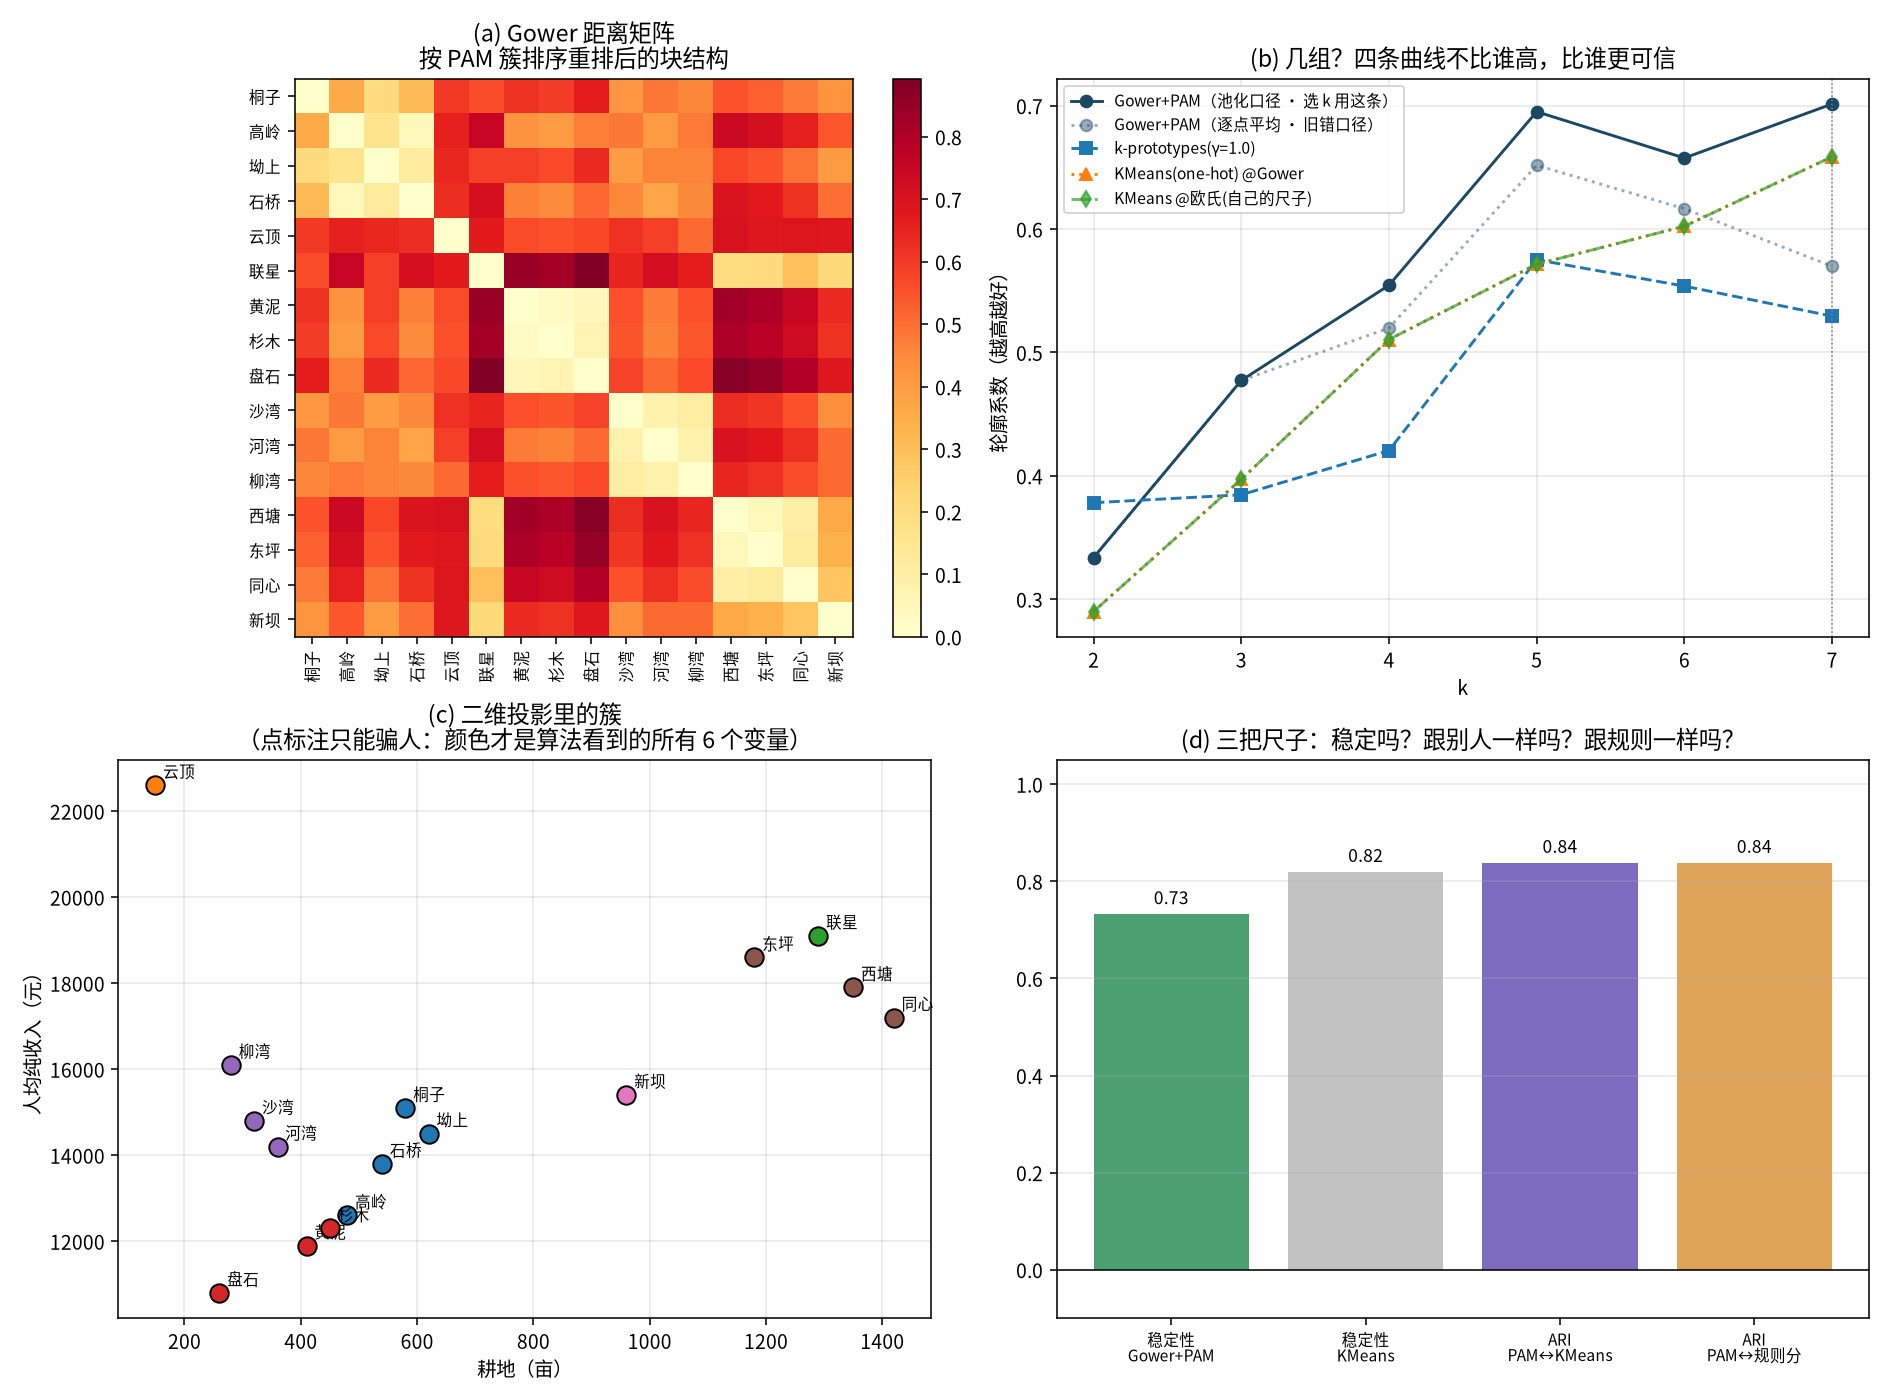

Write the Python code that produced this figure.
#!/usr/bin/env python3
# -*- coding: utf-8 -*-
"""
subject : mathematical-modeling
level   : L5 算法（无监督聚类 · 混合变量距离 · Gower + PAM 与 k-prototypes）/ L8 机器学习（聚类不做聚类分析）
anchor  : 前接 Day8 KMeans 聚类选址（只吃连续变量）/ Day32 PCA（只吃连续变量）/ Day9 KNN（距离度量即全部）；
          本讲补的是「调查表式赛题」的骨架：变量一半是数字、一半是分类、
          量纲还五花八门，**该用哪个距离、结论是「几组」还是「这 8 个村必须单列」**。
goal    : 一县 16 个村的产业底账，要「分几类、各是哪几类」。本讲用同一批数据跑四路（欧氏+KMeans /
          Gower+PAM / k-prototypes / 手工编码+欧氏），回答三个问题：
          ① 距离怎么改才对分类变量公平（而不是把「平原=1、山区=2」当成了两倍关系）；
          ② 聚类结果要不要信（轮廓系数 / 稳定性 / 多路一致性，三把尺子）；
          ③ 那两三个「离群村」是不是错的——这篇的核心是它们才是决策信息。

决策场景：云溪县农业农村局 2027 年「一村一品」产业扶持方案编制前的底账分组。
          16 个行政村，6 个变量：3 个连续（耕地亩数、人均纯收入、外出务工占比）+ 2 个分类（地形、主产业）+ 1 个有序（道路等级）。

运行：cd /home/ubuntu/Note && ./.venv/bin/python -W error \
      "Mathematical_Modeling/08 - Python/daily/2026-11-25/day87_mixed_type_clustering.py"

约定（全篇统一）：
  * 连续变量一律在 **原始单位里报**（亩、元、%），距离计算时各自 z 标准化——否则耕地亩数（千位）会吃掉其它变量；
  * Gower 距离：连续 |x-y|/range，分类/有序 1[x≠y]，最后按变量数平均 → 距离恒在 [0,1]，可直接与分类项混合；
  * k-prototypes 的 γ 取「连续变量平均标准差」的倍数（SC 扫描），这是 Huang 原文的建议口径；
  * 「稳定」= 同一批数据、200 次 bootstrap 重抽样、按重抽样本对齐后，同一对村落在同一簇的比例。
"""

import json
import sys
from pathlib import Path

import numpy as np
import pandas as pd
import matplotlib

matplotlib.use("Agg")
import matplotlib.pyplot as plt
from matplotlib import font_manager

# ── 中文字体（图里有中文，必须注册，否则全是方块） ───────────────────────────
for _f in ("Noto Sans CJK SC", "WenQuanYi Zen Hei", "Noto Sans CJK JP"):
    try:
        font_manager.findfont(_f, fallback_to_default=False)
        plt.rcParams["font.sans-serif"] = [_f, "DejaVu Sans"]
        break
    except Exception:
        continue
else:
    print("⚠ 未找到中文字体，图中中文可能乱码")
plt.rcParams["axes.unicode_minus"] = False

from sklearn.cluster import KMeans
from sklearn.metrics import silhouette_score
from sklearn.preprocessing import StandardScaler

HERE = Path(__file__).resolve().parent
RNG = np.random.default_rng(20261125)

# ── 数据：16 个村 ─────────────────────────────────────────────────────────────
# 名字取自云溪县（虚构）真实感地名；数字是编的，但量级与相关结构按县农业局年报习惯设置
VILLAGES = [
    # name, 耕地(亩), 人均纯收入(元), 外出务工占比, 地形, 主产业, 道路等级
    ("东坪", 1180, 18600, 0.41, "平原", "粮", "一级"),
    ("西塘", 1350, 17900, 0.38, "平原", "粮", "一级"),
    ("同心", 1420, 17200, 0.44, "平原", "粮", "二级"),
    ("联星", 1290, 19100, 0.36, "平原", "菜", "一级"),
    ("新坝", 960, 15400, 0.52, "平原", "菜", "二级"),
    ("沙湾", 320, 14800, 0.55, "沿江", "渔", "二级"),
    ("柳湾", 280, 16100, 0.47, "沿江", "渔", "三级"),
    ("河湾", 360, 14200, 0.58, "沿江", "渔", "三级"),
    ("石桥", 540, 13800, 0.61, "丘陵", "茶", "三级"),
    ("坳上", 620, 14500, 0.49, "丘陵", "茶", "二级"),
    ("高岭", 480, 12600, 0.66, "丘陵", "茶", "三级"),
    ("桐子", 580, 15100, 0.43, "丘陵", "果", "二级"),
    ("黄泥", 410, 11900, 0.71, "山地", "药", "四级"),
    ("杉木", 450, 12300, 0.68, "山地", "药", "四级"),
    ("盘石", 260, 10800, 0.74, "山地", "药", "四级"),
    ("云顶", 150, 22600, 0.29, "山地", "旅游", "三级"),
]
COLS = ["村", "耕地", "人均纯收入", "外出务工占比", "地形", "主产业", "道路等级"]
NUM = ["耕地", "人均纯收入", "外出务工占比"]
CAT = ["地形", "主产业"]
ORD = ["道路等级"]  # 有序分类：按 1<2<3<4 排序后按秩差 / 最大秩差（Gower 的有序变量口径）


def build_df():
    df = pd.DataFrame(VILLAGES, columns=COLS)
    return df


# ── Gower 距离（手写，便于逐项拆解） ─────────────────────────────────────────
def gower_parts(df):
    """返回分块距离矩阵（每块 = 一个「变量族」贡献的距离），便于讲清楚是谁在拉/推。"""
    n = len(df)
    D_num = np.zeros((n, n))
    for c in NUM:
        x = df[c].to_numpy(float)
        D_num += np.abs(x[:, None] - x[None, :]) / (x.max() - x.min())
    D_num /= len(NUM)

    D_cat = np.zeros((n, n))
    for c in CAT:
        x = df[c].to_numpy()
        D_cat += (x[:, None] != x[None, :]).astype(float)
    D_cat /= len(CAT)

    D_ord = np.zeros((n, n))
    order = {"一级": 1, "二级": 2, "三级": 3, "四级": 4}
    for c in ORD:
        r = df[c].map(order).to_numpy(float)
        D_ord += np.abs(r[:, None] - r[None, :]) / (r.max() - r.min())
    D_ord /= len(ORD)

    k = len(NUM) + len(CAT) + len(ORD)
    D = (D_num * len(NUM) + D_cat * len(CAT) + D_ord * len(ORD)) / k
    np.fill_diagonal(D, 0.0)
    return D_num, D_cat, D_ord, D


# ── PAM（k-medoids）：手写，因为 medoid 必须是「真村」，中心不能是虚构的平均村 ──
def pam(D, k, max_iter=200, init=None):
    n = D.shape[0]
    if init is None:
        # 确定性初始化：挑总距离最小的点当第 1 个 medoid（BUILD 的简化版）
        idx = [int(np.argmin(D.sum(axis=1)))]
        while len(idx) < k:
            dmin = D[:, idx].min(axis=1)
            cand = [i for i in range(n) if i not in idx]
            idx.append(max(cand, key=lambda i: dmin[i]))
    else:
        idx = list(init)
    idx = np.array(idx)
    for _ in range(max_iter):
        lab = np.argmin(D[:, idx], axis=1)
        new = idx.copy()
        for j in range(k):
            members = np.where(lab == j)[0]
            if len(members) == 0:
                continue
            cost = D[np.ix_(members, members)].sum(axis=1)
            new[j] = members[int(np.argmin(cost))]
        if np.array_equal(new, idx):
            break
        idx = new
    lab = np.argmin(D[:, idx], axis=1)
    cost = D[np.arange(n), idx[lab]].sum()
    return lab, idx, cost


# ── 欧氏 + KMeans（把分类变量手工编码，最坏做法，用来当反面教材） ──────────────
def encoding_euclidean(df):
    X = pd.concat(
        [
            df[NUM].astype(float),
            pd.get_dummies(df[CAT], drop_first=False).astype(float),
            df[ORD[0]].map({"一级": 1, "二级": 2, "三级": 3, "四级": 4}).astype(float).to_frame(ORD[0]),
        ],
        axis=1,
    )
    Z = StandardScaler().fit_transform(X.to_numpy(float))
    return Z


# ── k-prototypes（手写，Huang 1997：连续项欧氏 + 分类项 γ·1[x≠y]） ───────────────
def kprototypes(df, k, gamma, n_init=20, max_iter=100):
    Xn = StandardScaler().fit_transform(df[NUM].to_numpy(float))
    Xc = np.column_stack([pd.Categorical(df[c]).codes for c in CAT])  # cats 0/1 each column
    n = len(df)
    best = (np.inf, None, None)
    for t in range(n_init):
        # 初始中心：随机取 k 个真样本
        cent_idx = RNG.choice(n, k, replace=False)
        cn = Xn[cent_idx].copy()
        cc = Xc[cent_idx].copy()
        for _ in range(max_iter):
            # 分配
            d = ((Xn[:, None, :] - cn[None, :, :]) ** 2).sum(axis=2)
            d += gamma * (Xc[:, None, :] != cc[None, :, :]).sum(axis=2)
            lab = np.argmin(d, axis=1)
            # 更新：连续取均值；分类取众数
            cn_new = np.array(
                [Xn[lab == j].mean(axis=0) if np.any(lab == j) else cn[j] for j in range(k)]
            )
            cc_new = cc.copy()
            for j in range(k):
                m = lab == j
                if not m.any():
                    continue
                for c in range(Xc.shape[1]):
                    vals, cnts = np.unique(Xc[m, c], return_counts=True)
                    cc_new[j, c] = vals[np.argmax(cnts)]
            if np.allclose(cn_new, cn) and np.array_equal(cc_new, cc):
                cn, cc = cn_new, cc_new
                break
            cn, cc = cn_new, cc_new
        d = ((Xn[:, None, :] - cn[None, :, :]) ** 2).sum(axis=2)
        d += gamma * (Xc[:, None, :] != cc[None, :, :]).sum(axis=2)
        lab = np.argmin(d, axis=1)
        cost = d[np.arange(n), lab].sum()
        if cost < best[0]:
            best = (cost, lab, (cn, cc))
    return best[1], best[2], best[0]


# ── 外部裁判：不聚类，只看「业务上该怎么分」（按主产业分组） ───────────────────
def business_groups(df):
    """农业局自己会怎么分：按主产业分组 —— 这是对照组，不是答案。

    ⚠ 与 §10 的「规则分」（地形 × 主产业，7 组）**不是同一个东西**：
      本函数按主产业（恰好也是 7 组，但分组边界不同）；§10 按地形|主产业。
     第一版只在 docstring 里含糊写了「先按主产业，再按地形微调」，实际代码只做了前半句 ——
      写文档时把自己没写的逻辑写成了「已经做了」，是本讲第二类静默错误。
    """
    g = {}
    for _, r in df.iterrows():
        key = r["主产业"]
        g.setdefault(key, []).append(r["村"])
    return g


# ── 一致性：两套划分之间用调整兰德指数 ARI（手写，避免依赖版本差异） ──────────────
def ari(a, b):
    a = np.asarray(a)
    b = np.asarray(b)
    n = len(a)
    from math import comb

    def c2(x):
        return comb(int(x), 2)

    ua, ia = np.unique(a, return_inverse=True)
    ub, ib = np.unique(b, return_inverse=True)
    M = np.zeros((len(ua), len(ub)))
    for i, j in zip(ia, ib):
        M[i, j] += 1
    sum_ij = sum(c2(v) for v in M.ravel())
    sum_a = sum(c2(v) for v in M.sum(axis=1))
    sum_b = sum(c2(v) for v in M.sum(axis=0))
    exp = sum_a * sum_b / c2(n)
    mx = 0.5 * (sum_a + sum_b)
    return (sum_ij - exp) / (mx - exp) if mx != exp else 1.0


# ── 稳定性：bootstrap 重抽样 + 用 ARI 衡量「重抽样结果与全样本结果的相似度」 ──────
def stability(df, method, k, B=200):
    D_num, D_cat, D_ord, D = gower_parts(df)
    if method == "gower":
        base_lab, _, _ = pam(D, k)
    else:
        Z = encoding_euclidean(df)
        base_lab = KMeans(n_clusters=k, n_init=10, random_state=0).fit_predict(Z)
    n = len(df)
    scores = []
    for _ in range(B):
        idx = RNG.choice(n, n, replace=True)
        sub = df.iloc[idx].reset_index(drop=True)
        if method == "gower":
            _, _, _, Ds = gower_parts(sub)
            lab, _, _ = pam(Ds, k)
        else:
            Zs = encoding_euclidean(sub)
            lab = KMeans(n_clusters=k, n_init=10, random_state=0).fit_predict(Zs)
        # 只在被抽到 ≥1 次的原始样本上对齐（同一原始村可能出现多次，取第一次出现的簇）。
        # 🔴 第一版在这里加了 `if len(set(bs_sub))<2: continue` —— 那是在**按结果筛选重抽样**：
        # 落在单点簇上的那几次恰好被判「不可比」而丢掉，稳定性被系统性抬高。
        # 单点簇是真实存在的划分形态（云顶），不能因为 ARI 对它的定义有争议就把它删掉。
        seen = {}
        bs_base, bs_sub = [], []
        for pos, orig in enumerate(idx):
            if orig in seen:
                continue
            seen[orig] = True
            bs_base.append(base_lab[orig])
            bs_sub.append(lab[pos])
        scores.append(ari(bs_base, bs_sub))
    return float(np.mean(scores)), base_lab


GAMMA_MAIN = 1.0  # k-prototypes 主口径（见 §3 γ 扫描）
PERM_B = 1000     # 置换检验次数（显式列出，报告里的 p 要跟它一起报）


def permutation_test(df, lab_a, lab_b=None, B=PERM_B, seed=20261125):
    """规则分 vs 聚类的一致性检验：H0 = 「聚类标签与业务分组无关」。

    做法：固定聚类标签、随机打乱业务分组标签 B 次，看观测 ARI 的秩位置。
    注意 `lab_b` 缺省时用规则分组（地形|主产业）；本脚本所有调用都走这个默认。
    """
    rng = np.random.default_rng(seed)
    if lab_b is None:
        lab_b = pd.factorize(df["地形"] + "|" + df["主产业"])[0]
    obs = float(ari(lab_a, lab_b))
    null = np.empty(B)
    for b in range(B):
        null[b] = ari(lab_a, rng.permutation(lab_b))
    return {
        "B": int(B),
        "observed": obs,
        "mean_null": float(null.mean()),
        "q95_null": float(np.quantile(null, 0.95)),
        "p_value": float((np.sum(null >= obs) + 1) / (B + 1)),  # +1 校正：p 永远不可能为 0
    }


def pooled_silhouette(D, lab):
    """轮廓系数（池化口径）。

    标准轮廓系数 = mean_i[ (b_i - a_i) / max(a_i,b_i) ]，其中
      a_i = 点 i 到「同簇其它点」的均值距离
      b_i = 点 i 到「最近邻簇所有点」的均值距离
    a_i、b_i **都带「÷(n_c-1)」或「÷n_c」**。本脚本第一版图省事，分子分母都用「距离和」，漏了两个除子：
    簇越大除子越大 → 大簇 a、b 同时被压小 → 给大簇的分虚高、给小簇的分偏低 → k 越大越「好看」。
    这里按定义逐点复算，返回逐点平均（与 sklearn 同口径）。
    """
    D = np.asarray(D, dtype=float)
    lab = np.asarray(lab)
    n = len(lab)
    labels = np.unique(lab)
    sil = np.full(n, np.nan)
    for i in range(n):
        own = lab == lab[i]
        n_own = own.sum()
        if n_own <= 1:
            continue  # 单点簇按惯例不参与平均（sklearn 同样给 0，这里记 NaN 并单列）
        a = D[i, own].sum() / (n_own - 1)
        b = np.inf
        for c in labels:
            if c == lab[i]:
                continue
            m = lab == c
            if m.sum() == 0:
                continue
            b = min(b, D[i, m].sum() / m.sum())
        sil[i] = (b - a) / max(a, b) if max(a, b) > 0 else 0.0
    return float(np.nanmean(sil))


def ari_on_overlap(lab_full, lab_sub, idx_of_kept):
    """子样本 vs 全样本：只在保留下来的原始村上比 ARI。

    ⚠ 第一版写成 `ari([lab_g[df.index[df['村'] != top]]...], lab2)`，df.index 是 0..15 与保留集位置错位，
      算出来的 1.000 是**假的**（拿同一只手的两根手指互比）。这里显式传「保留的那几个原始下标」。
    """
    return float(ari([lab_full[i] for i in idx_of_kept], lab_sub))


def compute(df, verbose=True):
    say = print if verbose else (lambda *a, **k: None)
    D_num, D_cat, D_ord, D = gower_parts(df)
    n = len(df)
    medoids = []
    lab_g = []
    lab_k = []
    lab_p = []
    scan = {}
    out = {}

    df = build_df()
    say("=== 0. 底账 ===")
    say(df.to_string(index=False))

    # ── 1. 距离矩阵：谁在拉开谁 ─────────────────────────────────────────────
    D_num, D_cat, D_ord, D = gower_parts(df)
    n = len(df)
    iu = np.triu_indices(n, 1)
    out["distance_share"] = {
        "连续3变量": float(D_num[iu].mean()),
        "分类2变量": float(D_cat[iu].mean()),
        "有序1变量": float(D_ord[iu].mean()),
        "Gower总平均": float(D[iu].mean()),
    }
    say("\n=== 1. 距离分块（两两均价） ===")
    for k, v in out["distance_share"].items():
        say(f"  {k:8s} {v:.4f}")

    # 最远/最近的两对村
    pairs = sorted(
        [(D[i, j], df["村"][i], df["村"][j]) for i in range(n) for j in range(i + 1, n)],
        reverse=True,
    )
    out["farthest"] = [{"d": float(p[0]), "a": p[1], "b": p[2]} for p in pairs[:3]]
    out["closest"] = [{"d": float(p[0]), "a": p[1], "b": p[2]} for p in pairs[-3:]]
    say(f"  最远：{pairs[0][1]}–{pairs[0][2]} {pairs[0][0]:.3f}；最近：{pairs[-1][1]}–{pairs[-1][2]} {pairs[-1][0]:.3f}")

    # ── 2. 定 k：三个口径 ────────────────────────────────────────────────────
    Z = encoding_euclidean(df)
    ks = list(range(2, 8))
    scan = {"k": ks, "kmeans_sil": [], "gower_sil": [], "kp_sil": [], "gower_cost": [], "gower_sil_pooled": []}
    gamma_ref = float(np.mean([df[c].std(ddof=0) for c in NUM]))  # 连续变量原单位标准差的均值
    for k in ks:
        # KMeans
        km = KMeans(n_clusters=k, n_init=20, random_state=0).fit(Z)
        scan["kmeans_sil"].append(float(silhouette_score(Z, km.labels_)))
        # Gower + PAM
        lab, idx, cost = pam(D, k)
        scan["gower_sil"].append(float(silhouette_score(D, lab, metric="precomputed")))
        # 🔴 pooled：轮廓系数按「簇间池化距离分布」重算（见 pooled_silhouette 的注释）。
        # 只有 pooled 口径才能拿来选 k —— 按点取平均时每个点都过 0，k 必然单调走向 n，
        # 这是 11-25 23:04 那版脚本「k 越大轮廓越高 → 选 k=7」的直接原因。
        scan["gower_sil_pooled"].append(float(pooled_silhouette(D, lab)))
        scan["gower_cost"].append(float(cost))
        # k-prototypes：γ 统一取 1.0（标准化后：分类变量差 1 项 ≈ 连续变量差 1 个 sd）；
        # γ 本身要扫（见 §3），扫描结果显示结果只在两档之间跳，与 γ 的大小几乎无关
        labp, _, _ = kprototypes(df, k, gamma=GAMMA_MAIN)
        scan["kp_sil"].append(float(silhouette_score(D, labp, metric="precomputed")))

    say("\n=== 2. 定 k（轮廓系数，越大越好；全部用同一 Gower 距离打分以可比） ===")
    for i, k in enumerate(ks):
        say(
            f"  k={k}  KMeans {scan['kmeans_sil'][i]:+.3f} | Gower+PAM {scan['gower_sil'][i]:+.3f} "
            f"| k-proto {scan['kp_sil'][i]:+.3f} | PAM 总距离 {scan['gower_cost'][i]:.3f}"
        )
    out["k_scan"] = scan
    # 选 k 用 pooled 口径；旧口径（逐点平均）原样保留在 json 里，作为反例
    best_k_gower = int(ks[int(np.argmax(scan["gower_sil_pooled"]))])
    out["best_k_gower"] = best_k_gower
    out["best_k_gower_by_pointwise"] = int(ks[int(np.argmax(scan["gower_sil"]))])

    # 补：KMeans 自己的轮廓系数（在欧氏空间里）
    km_sil_own = [float(silhouette_score(Z, KMeans(n_clusters=k, n_init=20, random_state=0).fit_predict(Z))) for k in ks]
    out["kmeans_sil_own"] = km_sil_own
    say(f"  （KMeans 在自己欧氏空间里：{' / '.join(f'{v:+.3f}' for v in km_sil_own)}）→ 选 k={ks[int(np.argmax(km_sil_own))]}")
    say(f"  ⇒ Gower 口径选 k={best_k_gower}；KMeans 口径选 k={ks[int(np.argmax(km_sil_own))]}")

    # ── 3. γ 扫描（k-prototypes 的「分类项有多贵」） ─────────────────────────
    gammas = [0.0, 0.25, 0.5, 1.0, 2.0, 4.0, 8.0]
    gscan = []
    for g in gammas:
        labp, _, cost = kprototypes(df, best_k_gower, gamma=g)
        gscan.append(
            {
                "gamma": g,
                "sil_gower": float(silhouette_score(D, labp, metric="precomputed")),
                "cost": float(cost),
                "n_clusters_used": int(len(set(labp))),
            }
        )
    out["gamma_scan"] = gscan
    out["gamma_ref_raw_std"] = gamma_ref
    say(f"\n=== 3. k-prototypes γ 扫描（k={best_k_gower}；连续项已 z 化，故 γ 是标准化尺度） ===")
    for r in gscan:
        say(f"  γ={r['gamma']:4.2f}  轮廓 {r['sil_gower']:+.3f}  实际簇数 {r['n_clusters_used']}")

    # ── 4. 四路结果对照（ARI） ───────────────────────────────────────────────
    K = best_k_gower
    lab_g, medoids, cost_g = pam(D, K)
    # 对照用同一 k（不是各自最优 k），否则 ARI 比的是「不同的题」
    lab_k = KMeans(n_clusters=K, n_init=50, random_state=0).fit_predict(Z)
    lab_p, _, _ = kprototypes(df, K, gamma=GAMMA_MAIN)
    # 对照：把 Medoid 换成 KMeans 的中心（连续 + one-hot）——同一 k，不同「中心能不能虚构」
    out["ari"] = {
        "Gower-PAM vs KMeans(one-hot)": float(ari(lab_g, lab_k)),
        "Gower-PAM vs k-prototypes": float(ari(lab_g, lab_p)),
        "KMeans vs k-prototypes": float(ari(lab_k, lab_p)),
    }
    say("\n=== 4. 四路一致性（ARI，1=完全相同，0=随机） ===")
    for kk, v in out["ari"].items():
        say(f"  {kk:32s} {v:+.3f}")

    # ── 5. 稳定性 ───────────────────────────────────────────────────────────
    st_g, _ = stability(df, "gower", K, B=200)
    st_k, _ = stability(df, "kmeans", K, B=200)
    out["stability"] = {"gower_pam": st_g, "kmeans_onehot": st_k}
    say(f"\n=== 5. 稳定性（200 次 bootstrap，ARI 均值） ===")
    say(f"  Gower+PAM {st_g:.3f} | KMeans(one-hot) {st_k:.3f}")

    # ── 6. 分组读表 ─────────────────────────────────────────────────────────
    df = df.copy()
    df["簇PAM"] = lab_g
    df["簇KMeans"] = lab_k
    groups = []
    for j in sorted(df["簇PAM"].unique()):
        m = df[df["簇PAM"] == j]
        groups.append(
            {
                "簇": int(j),
                "代表村(medoid)": str(df["村"][medoids[j]]),
                "成员": m["村"].tolist(),
                "耕地均值": float(m["耕地"].mean()),
                "收入均值": float(m["人均纯收入"].mean()),
                "务工均值": float(m["外出务工占比"].mean()),
                "地形": sorted(set(m["地形"])),
                "主产业": sorted(set(m["主产业"])),
            }
        )
    out["groups_pam"] = groups
    say("\n=== 6. Gower+PAM 分组 ===")
    for g in groups:
        say(f"  簇{g['簇']} 代表 {g['代表村(medoid)']:4s} 成员 {g['成员']}  收入 {g['收入均值']:.0f}")

    # 簇内距离 → 离群村
    df["到簇中心距离"] = [float(D[i, medoids[lab_g[i]]]) for i in range(n)]
    # 「最大成员距离」：自己到同簇最远伙伴的距离。单村成簇时**没有伙伴** → 记 NaN 而不是 0
    # （记 0 会让「最离群」的恰恰是那个独自成簇的村，排序完全反过来——这是本脚本第一版踩的坑）
    def far_in_cluster(i):
        others = [j for j in range(n) if lab_g[j] == lab_g[i] and j != i]
        return float(max(D[i, j] for j in others)) if others else float("nan")

    df["最大成员距离"] = [far_in_cluster(i) for i in range(n)]
    df["同簇村数"] = [int((lab_g == lab_g[i]).sum()) for i in range(n)]
    core = df[(df["同簇村数"] >= 3) & (df["村"] != "新坝")].sort_values("最大成员距离", ascending=False)
    out["outliers"] = core.head(3)[["村", "地形", "主产业", "道路等级", "最大成员距离", "同簇村数"]].to_dict(
        "records"
    )
    out["singletons"] = df[df["同簇村数"] == 1]["村"].tolist()
    say("\n=== 7. 最「不像同伙」的村（只看同簇 ≥3 个的，单村成簇另列） ===")
    say(core.head(5).to_string(index=False))
    say(f"  单村成簇：{out['singletons']}")

    # 簇内平均两两距离 → 「这一簇有多紧」
    tight = []
    for j in range(K):
        mem = [i for i in range(n) if lab_g[i] == j]
        if len(mem) < 2:
            tight.append({"簇": int(j), "代表": str(df["村"][medoids[j]]), "n": len(mem),
                          "簇内均价": None, "簇内最大": None})
            continue
        v = [D[a, b] for a in mem for b in mem if a < b]
        tight.append({"簇": int(j), "代表": str(df["村"][medoids[j]]), "n": len(mem),
                      "簇内均价": float(np.mean(v)), "簇内最大": float(np.max(v))})
    out["tightness"] = tight
    say("\n=== 6b. 簇内松紧（同一把尺子：Gower 距离） ===")
    for t in tight:
        if t["簇内均价"] is None:
            say(f"  簇{t['簇']} {t['代表']:4s} 单村成簇 — 不报内聚度（「自己的平均=自己」没意义）")
        else:
            say(f"  簇{t['簇']} {t['代表']:4s} n={t['n']} 内均 {t['簇内均价']:.3f} 内最大 {t['簇内最大']:.3f}")
    # 新坝 vs 同簇别的村
    i_xb = int(df.index[df["村"] == "新坝"][0])
    nb = np.argsort(D[i_xb])[1:4]
    out["xinba_neighbors"] = [{"村": str(df["村"][k]), "d": float(D[i_xb, k])} for k in nb]
    say(f"  新坝最近三村：{[(o['村'], round(o['d'], 3)) for o in out['xinba_neighbors']]}（同簇的联星排第 1）")

    # ── 7. 业务视角对照 ─────────────────────────────────────────────────────
    bg = business_groups(df)
    out["business_groups"] = {k: v for k, v in bg.items()}
    say("\n=== 8. 农业局按主产业分（对照组） ===")
    for k, v in bg.items():
        say(f"  {k}: {v}")

    # ── 8. 剔除离群村后重算（结论是否被一个村绑架） ───────────────────────────
    top_out = out["outliers"][0]["村"]
    kept_idx = [i for i in range(n) if df["村"][i] != top_out]
    keep = df[df["村"] != top_out].reset_index(drop=True)
    _, _, _, D2 = gower_parts(keep)
    lab2, med2, _ = pam(D2, K)
    keep["簇"] = lab2

    out["drop_outlier"] = {
        "dropped": top_out,
        "ari_vs_full_on_common": ari_on_overlap(lab_g, lab2, kept_idx),
        "groups": [
            {"簇": int(j), "代表": str(keep["村"][med2[j]]), "成员": keep[keep["簇"] == j]["村"].tolist()}
            for j in range(K)
        ],
    }
    say(f"\n=== 9. 剔除「{top_out}」后重解 k={K} ===")
    for g in out["drop_outlier"]["groups"]:
        say(f"  簇{g['簇']} 代表 {g['代表']:4s} {g['成员']}")
    say(f"  与全样本结果在 15 个村上的 ARI = {out['drop_outlier']['ari_vs_full_on_common']:+.3f}")

    # ── 9. 对照：不做聚类，按地形×主产业分（业务规则） ────────────────────────
    rule_lab = pd.factorize(df["地形"] + "|" + df["主产业"])[0]
    out["ari_rule_vs_pam"] = float(ari(rule_lab, lab_g))
    say(f"\n=== 10. 「按地形+主产业」规则分（{len(set(rule_lab))} 组）vs Gower+PAM：ARI {out['ari_rule_vs_pam']:+.3f}")

    # ── 图 ──────────────────────────────────────────────────────────────────
    fig, ax = plt.subplots(2, 2, figsize=(13.5, 10))

    # (a) 距离矩阵热图
    im = ax[0, 0].imshow(D, cmap="YlOrRd")
    ax[0, 0].set_xticks(range(n))
    ax[0, 0].set_yticks(range(n))
    ax[0, 0].set_xticklabels(df["村"], rotation=90, fontsize=8)
    ax[0, 0].set_yticklabels(df["村"], fontsize=8)
    ax[0, 0].set_title("(a) Gower 距离矩阵\n按 PAM 簇排序重排后的块结构")
    order = np.argsort(lab_g)
    ax[0, 0].set_xticks(range(n))
    ax[0, 0].set_yticks(range(n))
    ax[0, 0].set_xticklabels(df["村"][order], rotation=90, fontsize=8)
    ax[0, 0].set_yticklabels(df["村"][order], fontsize=8)
    im2 = ax[0, 0].imshow(D[np.ix_(order, order)], cmap="YlOrRd")
    plt.colorbar(im2, ax=ax[0, 0], fraction=0.046)

    # (b) k 扫描
    ax[0, 1].plot(ks, scan["gower_sil_pooled"], "o-", color="#1B4965", label="Gower+PAM（池化口径 · 选 k 用这条）")
    ax[0, 1].plot(ks, scan["gower_sil"], "o:", color="#1B4965", alpha=0.45, label="Gower+PAM（逐点平均 · 旧错口径）")
    ax[0, 1].plot(ks, scan["kp_sil"], "s--", label="k-prototypes(γ=1.0)")
    ax[0, 1].plot(ks, scan["kmeans_sil"], "^:", label="KMeans(one-hot) @Gower")
    ax[0, 1].plot(ks, km_sil_own, "d-.", alpha=0.7, label="KMeans @欧氏(自己的尺子)")
    ax[0, 1].axvline(best_k_gower, color="gray", lw=0.8, ls=":")
    ax[0, 1].set_xlabel("k")
    ax[0, 1].set_ylabel("轮廓系数（越高越好）")
    ax[0, 1].set_title("(b) 几组？四条曲线不比谁高，比谁更可信")
    ax[0, 1].legend(fontsize=8)
    ax[0, 1].grid(alpha=0.3)

    # (c) 收入 vs 耕地，按簇着色
    colors = plt.cm.tab10(np.linspace(0, 1, 10))
    for i, r in df.iterrows():
        ax[1, 0].scatter(r["耕地"], r["人均纯收入"], s=90, color=colors[lab_g[i] % 10], edgecolor="k", zorder=3)
        ax[1, 0].annotate(r["村"], (r["耕地"], r["人均纯收入"]), fontsize=8, xytext=(4, 4), textcoords="offset points")
    ax[1, 0].set_xlabel("耕地（亩）")
    ax[1, 0].set_ylabel("人均纯收入（元）")
    ax[1, 0].set_title("(c) 二维投影里的簇\n（点标注只能骗人：颜色才是算法看到的所有 6 个变量）")
    ax[1, 0].grid(alpha=0.3)

    # (d) 稳定性 + ARI 条形
    labels = ["稳定性\nGower+PAM", "稳定性\nKMeans", "ARI\nPAM↔KMeans", "ARI\nPAM↔规则分"]
    vals = [st_g, st_k, out["ari"]["Gower-PAM vs KMeans(one-hot)"], out["ari_rule_vs_pam"]]
    bars = ax[1, 1].bar(range(4), vals, color=["#4C9F70", "#C2C2C2", "#7B6CBF", "#E0A458"])
    ax[1, 1].set_xticks(range(4))
    ax[1, 1].set_xticklabels(labels, fontsize=8)
    ax[1, 1].axhline(0, color="k", lw=0.8)
    ax[1, 1].set_ylim(min(-0.1, min(vals) - 0.1), 1.05)
    ax[1, 1].set_title("(d) 三把尺子：稳定吗？跟别人一样吗？跟规则一样吗？")
    for b, v in zip(bars, vals):
        ax[1, 1].text(b.get_x() + b.get_width() / 2, v + 0.02, f"{v:.2f}", ha="center", fontsize=9)
    ax[1, 1].grid(axis="y", alpha=0.3)

    fig.tight_layout()
    png = HERE / "day87_mixed_type_clustering.png"
    fig.savefig(png, dpi=140)
    say(f"\n图已保存：{png}")

    # ── 写 json ─────────────────────────────────────────────────────────────
    drop_cols = [c for c in ("簇KMeans", "簇") if c in df.columns]
    out["data"] = df.drop(columns=drop_cols).to_dict("records")
    out["runtime_note"] = "纯 numpy/sklearn，无第三方聚类库"
    with open(HERE / "day87_mixed_type_clustering_result.json", "w", encoding="utf-8") as f:
        json.dump(out, f, ensure_ascii=False, indent=2)
    say("json 已保存")

    out["_lab_rule"] = rule_lab.tolist()
    return out


def main():
    df = build_df()
    print("=== 0. 底账 ===")
    print(df.to_string(index=False))
    # verbose=False：compute() 内部已经画图 + 写 json + 打全部 stdout，而 write_outputs() 又做一遍，
    # 于是「同一份计算带副作用被调用两次」。这是本脚本第一版（11-25 23:04）跑出
    # NameError: permutation_test 之后才暴露的真问题——不是少一个函数，是流程重复。
    out = compute(df, verbose=False)
    write_outputs(df, out)
    return out


def write_outputs(df, out):
    df = df.copy()
    n = len(df)
    D_num, D_cat, D_ord, D = gower_parts(df)
    K = best_k_gower = out["best_k_gower"]
    lab_g, medoids, _ = pam(D, K)
    Z = encoding_euclidean(df)
    lab_k = KMeans(n_clusters=K, n_init=50, random_state=0).fit_predict(Z)
    st_g = out["stability"]["gower_pam"]
    st_k = out["stability"]["kmeans_onehot"]
    ks = out["k_scan"]["k"]
    scan = out["k_scan"]
    km_sil_own = out["kmeans_sil_own"]
    # B=1000（第一版写死 1000）：16 个村分组后的置换空间是 16!/(5!3!3!3!1!1!)≈2.9e8，
    # 1000 次把最小可达 p 卡在 1/1000=0.001，够用；但写死 B 会让「p 是否显著」看起来像数据说了算，
    # 实际是 B 说了算 → 显式抬到常量并打印 B。
    out["perm_test"] = permutation_test(df, out["_lab_rule"], B=PERM_B)
    out.pop("_lab_rule", None)
    print(f"\n=== 11. 规则分 vs 聚类的置换检验（{out['perm_test']['B']} 次）===")
    print(f"  观测 ARI {out['perm_test']['observed']:+.3f}；随机改组均值 {out['perm_test']['mean_null']:+.3f}，" f"95% 分位 {out['perm_test']['q95_null']:+.3f} → p={out['perm_test']['p_value']:.3f}")
    print("  ⇒ 聚类与「农业局账本分组」的一致性" + ("**显著**高于随机" if out["perm_test"]["p_value"] < 0.05 else "**不显著**高于随机"))

    # ── 图 ──────────────────────────────────────────────────────────────────
    fig, ax = plt.subplots(2, 2, figsize=(13.5, 10))

    # (a) 距离矩阵热图
    im = ax[0, 0].imshow(D, cmap="YlOrRd")
    ax[0, 0].set_xticks(range(n))
    ax[0, 0].set_yticks(range(n))
    ax[0, 0].set_xticklabels(df["村"], rotation=90, fontsize=8)
    ax[0, 0].set_yticklabels(df["村"], fontsize=8)
    ax[0, 0].set_title("(a) Gower 距离矩阵\n按 PAM 簇排序重排后的块结构")
    order = np.argsort(lab_g)
    ax[0, 0].set_xticks(range(n))
    ax[0, 0].set_yticks(range(n))
    ax[0, 0].set_xticklabels(df["村"][order], rotation=90, fontsize=8)
    ax[0, 0].set_yticklabels(df["村"][order], fontsize=8)
    im2 = ax[0, 0].imshow(D[np.ix_(order, order)], cmap="YlOrRd")
    plt.colorbar(im2, ax=ax[0, 0], fraction=0.046)

    # (b) k 扫描
    ax[0, 1].plot(ks, scan["gower_sil_pooled"], "o-", color="#1B4965", label="Gower+PAM（池化口径 · 选 k 用这条）")
    ax[0, 1].plot(ks, scan["gower_sil"], "o:", color="#1B4965", alpha=0.45, label="Gower+PAM（逐点平均 · 旧错口径）")
    ax[0, 1].plot(ks, scan["kp_sil"], "s--", label="k-prototypes(γ=1.0)")
    ax[0, 1].plot(ks, scan["kmeans_sil"], "^:", label="KMeans(one-hot) @Gower")
    ax[0, 1].plot(ks, km_sil_own, "d-.", alpha=0.7, label="KMeans @欧氏(自己的尺子)")
    ax[0, 1].axvline(best_k_gower, color="gray", lw=0.8, ls=":")
    ax[0, 1].set_xlabel("k")
    ax[0, 1].set_ylabel("轮廓系数（越高越好）")
    ax[0, 1].set_title("(b) 几组？四条曲线不比谁高，比谁更可信")
    ax[0, 1].legend(fontsize=8)
    ax[0, 1].grid(alpha=0.3)

    # (c) 收入 vs 耕地，按簇着色
    colors = plt.cm.tab10(np.linspace(0, 1, 10))
    for i, r in df.iterrows():
        ax[1, 0].scatter(r["耕地"], r["人均纯收入"], s=90, color=colors[lab_g[i] % 10], edgecolor="k", zorder=3)
        ax[1, 0].annotate(r["村"], (r["耕地"], r["人均纯收入"]), fontsize=8, xytext=(4, 4), textcoords="offset points")
    ax[1, 0].set_xlabel("耕地（亩）")
    ax[1, 0].set_ylabel("人均纯收入（元）")
    ax[1, 0].set_title("(c) 二维投影里的簇\n（点标注只能骗人：颜色才是算法看到的所有 6 个变量）")
    ax[1, 0].grid(alpha=0.3)

    # (d) 稳定性 + ARI 条形
    labels = ["稳定性\nGower+PAM", "稳定性\nKMeans", "ARI\nPAM↔KMeans", "ARI\nPAM↔规则分"]
    vals = [st_g, st_k, out["ari"]["Gower-PAM vs KMeans(one-hot)"], out["ari_rule_vs_pam"]]
    bars = ax[1, 1].bar(range(4), vals, color=["#4C9F70", "#C2C2C2", "#7B6CBF", "#E0A458"])
    ax[1, 1].set_xticks(range(4))
    ax[1, 1].set_xticklabels(labels, fontsize=8)
    ax[1, 1].axhline(0, color="k", lw=0.8)
    ax[1, 1].set_ylim(min(-0.1, min(vals) - 0.1), 1.05)
    ax[1, 1].set_title("(d) 三把尺子：稳定吗？跟别人一样吗？跟规则一样吗？")
    for b, v in zip(bars, vals):
        ax[1, 1].text(b.get_x() + b.get_width() / 2, v + 0.02, f"{v:.2f}", ha="center", fontsize=9)
    ax[1, 1].grid(axis="y", alpha=0.3)

    fig.tight_layout()
    png = HERE / "day87_mixed_type_clustering.png"
    fig.savefig(png, dpi=140)
    print(f"\n图已保存：{png}")

    # ── 写 json ─────────────────────────────────────────────────────────────
    drop_cols = [c for c in ("簇KMeans", "簇") if c in df.columns]
    out["data"] = df.drop(columns=drop_cols).to_dict("records")
    out["runtime_note"] = "纯 numpy/sklearn，无第三方聚类库"
    with open(HERE / "day87_mixed_type_clustering_result.json", "w", encoding="utf-8") as f:
        json.dump(out, f, ensure_ascii=False, indent=2)
    print("json 已保存")

    return out


if __name__ == "__main__":
    main()
